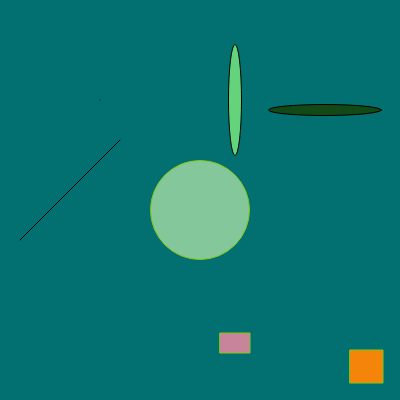
Frame 1 (no input)
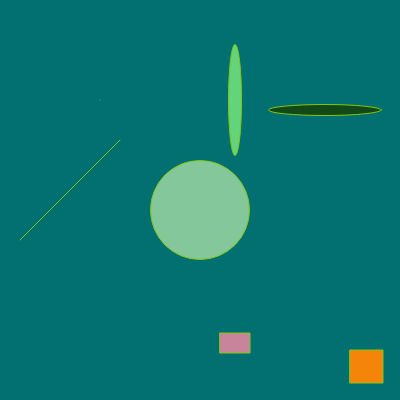
Frame 60 (no input)
Frame 120 (the mouse pressed at the canvas centre since frame 60): identical to frame 60, image omitted

The p5.js sketch that drew these frames (run headless with seeded random() and noise() and a simulated clock; from frame 60 on, the mouse is pressed at the canvas centre):

// p5.js sketch
// ── sketch.js
function preload(){
  // preload assets
}

function setup() {
  createCanvas(400, 400);
}

function draw() {
  background(132, 199, 155);
  background(2, 112, 112)

  fill(132, 199, 155)
  point(100, 100)
  line(20, 240, 120, 140)

  fill(99, 212, 123)
  ellipse(235, 100, 13, 111)

  fill(18, 73, 22)
  ellipse(325, 110, 113, 11)
 

  fill(132, 199, 155)
  stroke(132, 199, 15)
  circle(200, 210, 99)

  fill(199, 132, 155)
  rect(220, 333, 30, 20)

  fill(244, 132, 10)
  square(350, 350, 33)


}
